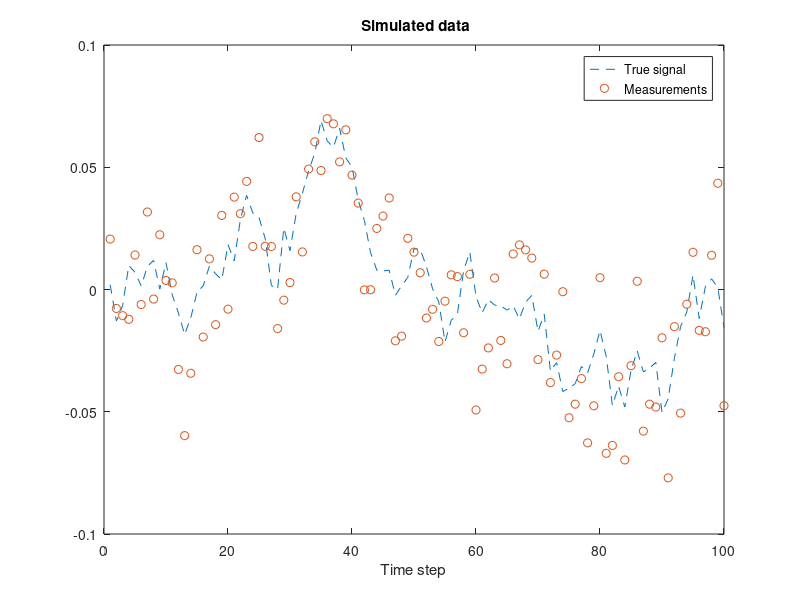
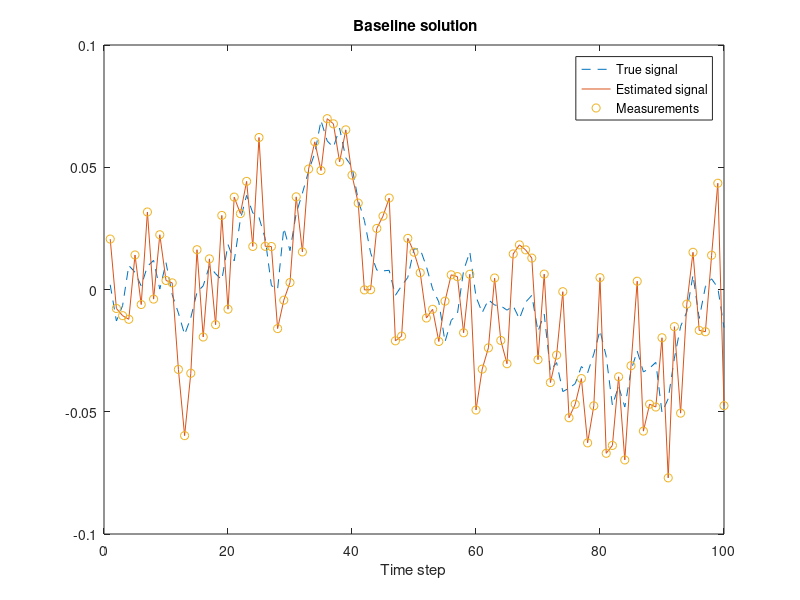

Write the MATLAB code that produced these figures, in order. (Note: this script raises an error after producing the figures.)
clc;
clear all;

%% Generate data

  % Lock seed
  rng(123,'twister');

  % Implement RMSE (true and estimate)
  rmse = @(X,EST) sqrt(mean(sum((X-EST).^2)));
  
  %Gaussian random value generator
  gauss_rnd_local = @(m,S) m + chol(S)'*randn(size(m));
  
  % Define parameters
  steps = 100;  % Number of time steps
  % This is the true initial value
  x0 = 0; 
%% Dynamic model
  % This is the transition model
  A = @(x) x - (0.01*sin(x));  % State function
 
  %Measurement Model
  H = @(x) (0.5*sin(2*x));   % Measurement function
  
  q = 0.01^2; % Process noise covariance
  r = 0.02^2;   % Measurement noise covariance
  
  % This is the process noise covariance
  Q = q*eye(size(A,1));
  
  % This is the measurement noise covariance
  R = r*eye(size(H,1));


  % Simulate data
  X = zeros(2,steps);  % The true signal
  Y = zeros(1,steps);  % Measurements
  T = 1:steps;         % Time
  x = x0;
  for k=1:steps
    x = gauss_rnd_local(A(x),Q);
    y = gauss_rnd_local(H(x(1)),R);
    X(:,k) = x;
    Y(:,k) = y;
  end

  % Visualize
  figure(1); clf;
    plot(T,X(1,:),'--',T,Y,'o');
    legend('True signal','Measurements');
    xlabel('Time step'); title('\bf Simulated data')
   
%% Baseline solution  
% Baseline solution. The estimates
% of x_k are stored as columns of
% the matrix EST1.
  
% Calculate baseline estimate
m1 = [0;1];  % Initialize first step with a guess
EST1 = zeros(2,steps);
for k=1:steps
  m1(2) = Y(k)-m1(1);
  m1(1) = Y(k);
  EST1(:,k) = m1;
end

% Visualize results
figure(2); clf;
  
% Plot the signal and its estimate
plot(T,X(1,:),'--',T,EST1(1,:),'-',T,Y,'o');
legend('True signal','Estimated signal','Measurements');
xlabel('Time step'); title('\bf Baseline solution')

% Compute error
err1 = rmse(X,EST1)

%% Bootstrap Solution
 m2 = x0;              % Initialize to true value
 P2 = eye(size(m2,1)); % Some uncertainty 
 N = 100;
    
 BPF_m = zeros(size(m2,1),steps);
  
 % Initial sample set 
 x_pf  = m2 + zeros(size(m2,1),N) ;
 %For storing the histories
 x_pfh = zeros(size(m2,1),N,length(Y)); % filter history
    
 for k=1:length(Y)
        
  for i=1:N
    x_pf(:,i) = mvnrnd((A(x_pf(:,i)))',Q')';
  end
    
  my = H(x_pf(1,:));
  W_F  = exp(-1/(2*R)*(Y(k) - my).^2); % Constant discarded
  W_F = W_F ./ sum(W_F);
    
  % Do resampling
  ind = resampstr(W_F);
  x_pf   = x_pf(:,ind);      
    
  x_pfh(:,:,k) = x_pf;
  % Mean estimate
  m2 = mean(x_pf,2);
    
  BPF_m(:,k) = m2;
        
end
    
    %Compute error
err2 = rmse(X,BPF_m)
    
    %Plot SIR
figure(3); clf;
    
%Plot the signal and its estimate
plot(T,X(1,:),'--',T,BPF_m(1,:),'-',T,Y,'o');
legend('True signal','Estimated signal','Measurements');
xlabel('Time step'); title('\bf Bootstrap Filter')

%% Reweighting PS

NS = 100;
W_S = zeros(1,NS);
sm_ss = zeros(size(m2,1),NS,length(Y));
W_S(:,end) = W_F(:,end);
for i=1:NS
    %ind = floor(rand * NS + 1);
    %xn = x_pfh(:,ind,end);
    %sm_ss(:,i,end) = xn;
    for k=length(Y)-1:-1:1
        mu = BPF_m;
        for j = NS-1:-1:1
            W_S(j) = W_S(j+1) * gauss_pdf(xn,mu(j),Q) / sum(gauss_pdf(xn,mu,Q));
        end
        W_S =  W_S ./ sum(W_S);
        
        ind = resampstr(W_S);
        xn   = x_pfh(:,ind,k);    
        sm_ss(:,i,k) = mean(xn,2);
    end

end
MMS = squeeze(mean(sm_ss,2));
    
%Compute error
err3 = rmse(X,MMS')
    
%Plot Smoothing output
figure(4); clf;

%Plot the signal and its estimate
plot(T,X(1,:),'--',T,MMS(:,1),'-',T,Y,'o');
legend('True signal','Estimated signal','Measurements');
xlabel('Time step'); title('\bf Backward Smoothening');
